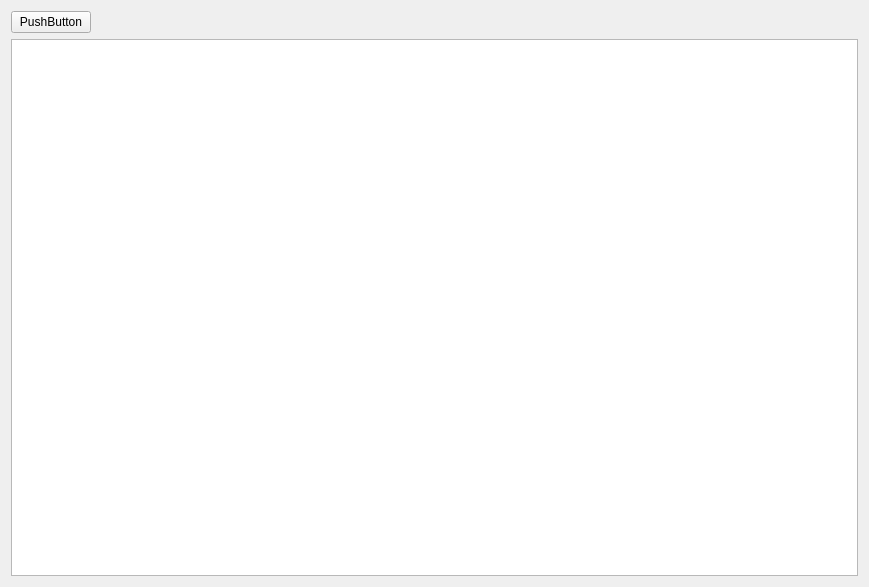
<?xml version="1.0" encoding="UTF-8"?>
<ui version="4.0">
 <class>FormTabStocks</class>
 <widget class="QWidget" name="FormTabStocks">
  <property name="geometry">
   <rect>
    <x>0</x>
    <y>0</y>
    <width>869</width>
    <height>587</height>
   </rect>
  </property>
  <property name="windowTitle">
   <string>Form</string>
  </property>
  <layout class="QVBoxLayout" name="verticalLayout">
   <item>
    <layout class="QHBoxLayout" name="horizontalLayout">
     <item alignment="Qt::AlignLeft">
      <widget class="QPushButton" name="pushButton">
       <property name="text">
        <string>PushButton</string>
       </property>
      </widget>
     </item>
    </layout>
   </item>
   <item>
    <widget class="QTableView" name="tv_stocks">
     <property name="selectionMode">
      <enum>QAbstractItemView::SingleSelection</enum>
     </property>
     <property name="selectionBehavior">
      <enum>QAbstractItemView::SelectRows</enum>
     </property>
    </widget>
   </item>
  </layout>
 </widget>
 <resources/>
 <connections/>
</ui>
